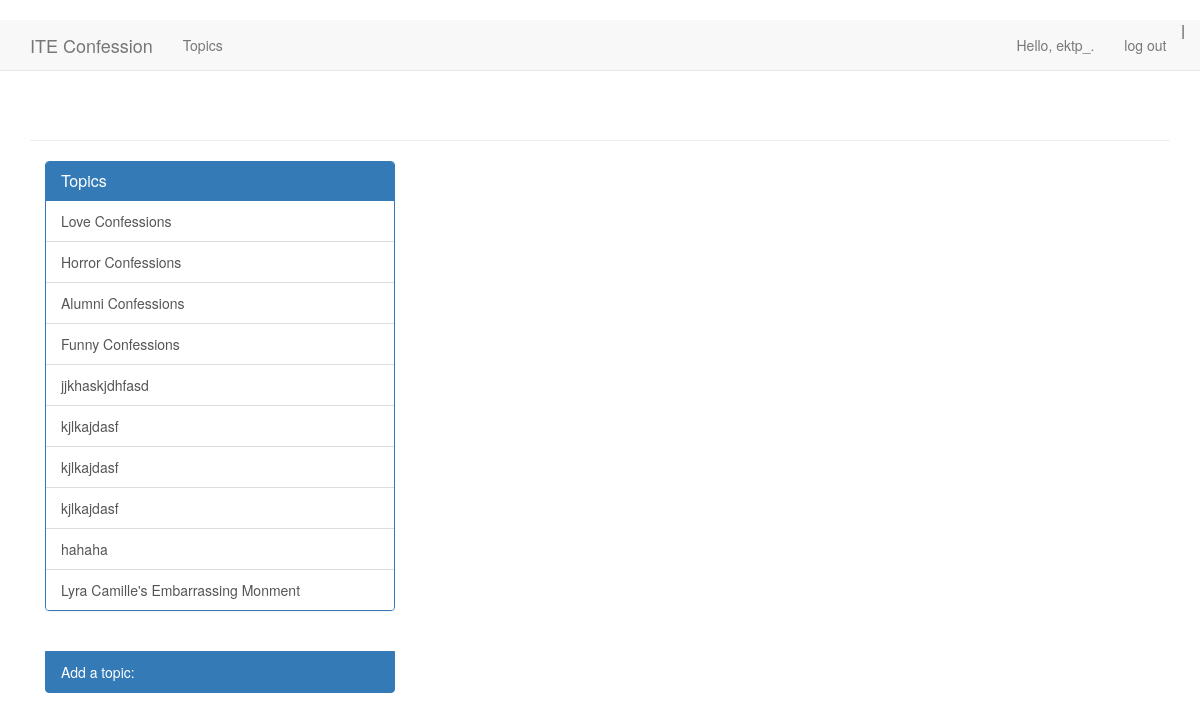
The page /topics/ (signed in) on the database its author committed.
### web_board/models.py (models this page shows)
class Topic(models.Model):
	text = models.CharField(max_length=200)
	date_added = models.DateTimeField(auto_now_add=True)
	owner = models.ForeignKey(User)
	def __str__ (self):
		return self.text

### web_board/views.py (the view)
# urls.py: url(r'^topics/$', views.topics, name='topics'),
@login_required
def topics(request):
	topics = Topic.objects.order_by('date_added')
	context = {'topics': topics}
	return render(request, 'web_board/topics.html', context)

### web_board/templates/web_board/topics.html
{% extends "web_board/base.html" %}
{% block content %}
	<div id="topics">
	<div class="col-md-4">
            <div class="panel panel-primary">
                <div class="panel-heading">
                    <h3 class="panel-title">
                        Topics
                    </h3>
                </div>
                <ul class="list-group">
                    {% for topic in topics %}
						<a href="{% url 'web_board:topic' topic.id %}" class="list-group-item">{{ topic }}</a>
					{% empty %}
					<li>No topics have been added yet.</li>
					{% endfor %}
                </ul>
            </div>
            <br>
                	<a href="{% url 'web_board:new_topic' %}" class="list-group-item active">Add a topic:</a>
        </div>
    </div>
{% endblock content %}

### web_board/templates/web_board/base.html (shortened to what this page needs)
{% load bootstrap3 %}
<!DOCTYPE html>
<html lang="en">
<head>
	{% bootstrap_css %}
	<link rel="stylesheet" type="text/css" href="css/style.css">
	<link rel="stylesheet" href="https://maxcdn.bootstrapcdn.com/bootstrap/3.3.7/css/bootstrap.min.css">
</head>
<body>
	<nav class="navbar navbar-default navbar-static-top">
		<div class="container">
			<div class="navbar-header">
				<a class="navbar-brand" href="{% url 'web_board:index' %}">ITE Confession</a>
			</div>
			<div id="navbar" class="navbar-collapse collapse">
				<ul class="nav navbar-nav">
					<li><a href="{% url 'web_board:topics' %}">Topics</a></li>
				</ul>
				<ul class="nav navbar-nav navbar-right">
					{% if user.is_authenticated %}
						<li><a>Hello, {{ user.username }}.</a></li>
						<li><a href="{% url 'users:logout' %}">log out</a></li>
					{% else %}
						<li><a href="{% url 'users:register' %}">register</a></li>
						<li><a href="{% url 'users:login' %}">log in</a></li>
					{% endif %} |
				</ul>
			</div>
		</div>
	</nav>
	<div class="container">
     	<div class="page-header">
     	</div>
     	<div>
     		{% block content %}{% endblock content %}
     	</div>
    </div>
</body>
</html>

### web_board/templates/web_board/css/style.css (style rules this page uses)
body { padding-top: 20px; background-color: #F7F7F7; }
.panel > .list-group { margin-bottom: 0; }
.panel > .list-group .list-group-item { border-width: 1px 0; }
.panel > .list-group .list-group-item:first-child { border-top-right-radius: 0; border-top-left-radius: 0; }
.panel > .list-group .list-group-item:last-child { border-bottom: 0; }
.panel-heading + .list-group .list-group-item:first-child { border-top-width: 0; }

### rows shown on the page
Topic: text "Love Confessions"
Topic: text "Horror Confessions"
Topic: text "Alumni Confessions"
Topic: text "Funny Confessions"
Topic: text "jjkhaskjdhfasd"
Topic: text "kjlkajdasf"
Topic: text "kjlkajdasf"
Topic: text "kjlkajdasf"
Topic: text "hahaha"
Topic: text "Lyra Camille's Embarrassing Monment"

### other values the page prints
{{ user.username }} "ektp_"
